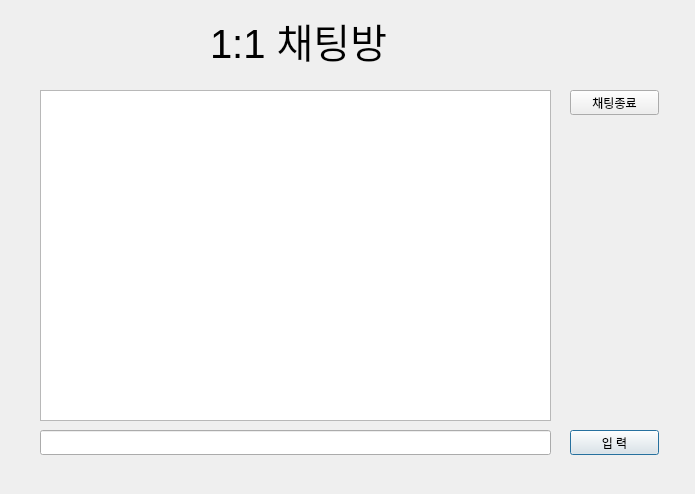
<?xml version="1.0" encoding="UTF-8"?>
<ui version="4.0">
 <class>chat</class>
 <widget class="QDialog" name="chat">
  <property name="geometry">
   <rect>
    <x>0</x>
    <y>0</y>
    <width>695</width>
    <height>494</height>
   </rect>
  </property>
  <property name="windowTitle">
   <string>Dialog</string>
  </property>
  <widget class="QLabel" name="label">
   <property name="geometry">
    <rect>
     <x>210</x>
     <y>10</y>
     <width>281</width>
     <height>61</height>
    </rect>
   </property>
   <property name="font">
    <font>
     <pointsize>30</pointsize>
    </font>
   </property>
   <property name="text">
    <string>1:1 채팅방</string>
   </property>
  </widget>
  <widget class="QTextBrowser" name="textBrowser">
   <property name="geometry">
    <rect>
     <x>40</x>
     <y>90</y>
     <width>511</width>
     <height>331</height>
    </rect>
   </property>
  </widget>
  <widget class="QLineEdit" name="lineEdit">
   <property name="geometry">
    <rect>
     <x>40</x>
     <y>430</y>
     <width>511</width>
     <height>25</height>
    </rect>
   </property>
  </widget>
  <widget class="QPushButton" name="pushButton">
   <property name="geometry">
    <rect>
     <x>570</x>
     <y>430</y>
     <width>89</width>
     <height>25</height>
    </rect>
   </property>
   <property name="text">
    <string>입 력</string>
   </property>
  </widget>
  <widget class="QPushButton" name="out_btn">
   <property name="geometry">
    <rect>
     <x>570</x>
     <y>90</y>
     <width>89</width>
     <height>25</height>
    </rect>
   </property>
   <property name="text">
    <string>채팅종료</string>
   </property>
  </widget>
 </widget>
 <resources/>
 <connections/>
</ui>
